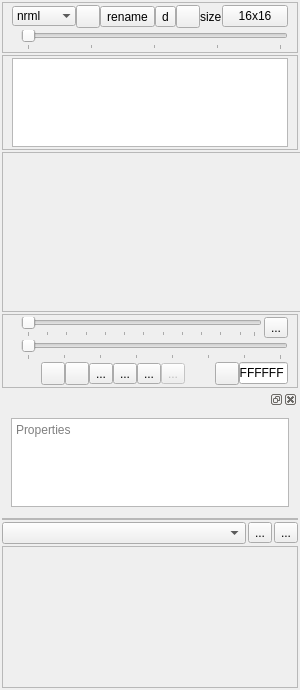
<?xml version="1.0" encoding="UTF-8"?>
<ui version="4.0">
 <class>PartToolsWidget</class>
 <widget class="QWidget" name="PartToolsWidget">
  <property name="geometry">
   <rect>
    <x>0</x>
    <y>0</y>
    <width>300</width>
    <height>690</height>
   </rect>
  </property>
  <property name="sizePolicy">
   <sizepolicy hsizetype="Minimum" vsizetype="Preferred">
    <horstretch>0</horstretch>
    <verstretch>0</verstretch>
   </sizepolicy>
  </property>
  <property name="minimumSize">
   <size>
    <width>300</width>
    <height>0</height>
   </size>
  </property>
  <property name="maximumSize">
   <size>
    <width>512</width>
    <height>16777215</height>
   </size>
  </property>
  <property name="windowTitle">
   <string>Form</string>
  </property>
  <layout class="QVBoxLayout" name="verticalLayout_5">
   <property name="spacing">
    <number>2</number>
   </property>
   <property name="leftMargin">
    <number>2</number>
   </property>
   <property name="topMargin">
    <number>2</number>
   </property>
   <property name="rightMargin">
    <number>2</number>
   </property>
   <property name="bottomMargin">
    <number>2</number>
   </property>
   <item>
    <widget class="QFrame" name="frame">
     <property name="frameShape">
      <enum>QFrame::StyledPanel</enum>
     </property>
     <layout class="QVBoxLayout" name="verticalLayout">
      <property name="spacing">
       <number>2</number>
      </property>
      <property name="topMargin">
       <number>2</number>
      </property>
      <property name="bottomMargin">
       <number>2</number>
      </property>
      <item>
       <layout class="QHBoxLayout" name="horizontalLayout">
        <property name="spacing">
         <number>0</number>
        </property>
        <item>
         <spacer name="horizontalSpacer_4">
          <property name="orientation">
           <enum>Qt::Horizontal</enum>
          </property>
          <property name="sizeHint" stdset="0">
           <size>
            <width>40</width>
            <height>20</height>
           </size>
          </property>
         </spacer>
        </item>
        <item>
         <widget class="QComboBox" name="comboBoxModes">
          <property name="minimumSize">
           <size>
            <width>64</width>
            <height>0</height>
           </size>
          </property>
          <property name="layoutDirection">
           <enum>Qt::LeftToRight</enum>
          </property>
          <property name="editable">
           <bool>false</bool>
          </property>
          <property name="maxVisibleItems">
           <number>16</number>
          </property>
          <property name="sizeAdjustPolicy">
           <enum>QComboBox::AdjustToContents</enum>
          </property>
          <property name="minimumContentsLength">
           <number>0</number>
          </property>
          <property name="frame">
           <bool>false</bool>
          </property>
          <item>
           <property name="text">
            <string>nrml</string>
           </property>
          </item>
          <item>
           <property name="text">
            <string>wlkr</string>
           </property>
          </item>
          <item>
           <property name="text">
            <string>facr</string>
           </property>
          </item>
         </widget>
        </item>
        <item>
         <widget class="QToolButton" name="toolButtonAddMode">
          <property name="maximumSize">
           <size>
            <width>32</width>
            <height>16777215</height>
           </size>
          </property>
          <property name="toolTip">
           <string>Add New Mode</string>
          </property>
          <property name="text">
           <string/>
          </property>
          <property name="icon">
           <iconset resource="../icons.qrc">
            <normaloff>:/icons/cc_white/png/round_plus_icon&amp;16.png</normaloff>:/icons/cc_white/png/round_plus_icon&amp;16.png</iconset>
          </property>
         </widget>
        </item>
        <item>
         <widget class="QToolButton" name="toolButtonRenameMode">
          <property name="toolTip">
           <string>Rename Mode</string>
          </property>
          <property name="text">
           <string>rename</string>
          </property>
          <property name="icon">
           <iconset resource="../icons.qrc">
            <normaloff>:/icons/cc_white/png/align_just_icon&amp;16.png</normaloff>:/icons/cc_white/png/align_just_icon&amp;16.png</iconset>
          </property>
         </widget>
        </item>
        <item>
         <widget class="QToolButton" name="toolButtonCopyMode">
          <property name="maximumSize">
           <size>
            <width>32</width>
            <height>16777215</height>
           </size>
          </property>
          <property name="toolTip">
           <string>Copy Mode</string>
          </property>
          <property name="text">
           <string>d</string>
          </property>
          <property name="icon">
           <iconset resource="../icons.qrc">
            <normaloff>:/icons/cc_white/png/clipboard_copy_icon&amp;16.png</normaloff>:/icons/cc_white/png/clipboard_copy_icon&amp;16.png</iconset>
          </property>
         </widget>
        </item>
        <item>
         <widget class="QToolButton" name="toolButtonDeleteMode">
          <property name="maximumSize">
           <size>
            <width>32</width>
            <height>16777215</height>
           </size>
          </property>
          <property name="toolTip">
           <string>Delete Mode</string>
          </property>
          <property name="text">
           <string/>
          </property>
          <property name="icon">
           <iconset resource="../icons.qrc">
            <normaloff>:/icons/cc_white/png/trash_icon&amp;16.png</normaloff>:/icons/cc_white/png/trash_icon&amp;16.png</iconset>
          </property>
         </widget>
        </item>
        <item>
         <widget class="QLabel" name="label_3">
          <property name="text">
           <string>size</string>
          </property>
         </widget>
        </item>
        <item>
         <widget class="QPushButton" name="pushButtonModeSize">
          <property name="text">
           <string>16x16</string>
          </property>
          <property name="flat">
           <bool>false</bool>
          </property>
         </widget>
        </item>
       </layout>
      </item>
      <item>
       <layout class="QHBoxLayout" name="horizontalLayout_7">
        <property name="bottomMargin">
         <number>0</number>
        </property>
        <item>
         <widget class="QLabel" name="label_7">
          <property name="text">
           <string/>
          </property>
          <property name="pixmap">
           <pixmap resource="../icons.qrc">:/icon/icons/draw.png</pixmap>
          </property>
         </widget>
        </item>
        <item>
         <widget class="QSlider" name="hSliderNumPivots">
          <property name="maximum">
           <number>4</number>
          </property>
          <property name="pageStep">
           <number>2</number>
          </property>
          <property name="orientation">
           <enum>Qt::Horizontal</enum>
          </property>
          <property name="tickPosition">
           <enum>QSlider::TicksBelow</enum>
          </property>
         </widget>
        </item>
       </layout>
      </item>
     </layout>
    </widget>
   </item>
   <item>
    <widget class="QFrame" name="frame_3">
     <property name="frameShape">
      <enum>QFrame::StyledPanel</enum>
     </property>
     <property name="frameShadow">
      <enum>QFrame::Raised</enum>
     </property>
     <layout class="QVBoxLayout" name="verticalLayout_7">
      <property name="topMargin">
       <number>2</number>
      </property>
      <property name="bottomMargin">
       <number>2</number>
      </property>
      <item>
       <widget class="QTreeView" name="layerListView">
        <property name="dragDropOverwriteMode">
         <bool>false</bool>
        </property>
        <property name="dragDropMode">
         <enum>QAbstractItemView::InternalMove</enum>
        </property>
        <property name="defaultDropAction">
         <enum>Qt::MoveAction</enum>
        </property>
        <property name="alternatingRowColors">
         <bool>false</bool>
        </property>
        <property name="indentation">
         <number>0</number>
        </property>
        <property name="rootIsDecorated">
         <bool>false</bool>
        </property>
        <property name="uniformRowHeights">
         <bool>true</bool>
        </property>
        <property name="itemsExpandable">
         <bool>false</bool>
        </property>
        <property name="animated">
         <bool>false</bool>
        </property>
        <property name="allColumnsShowFocus">
         <bool>true</bool>
        </property>
        <property name="expandsOnDoubleClick">
         <bool>false</bool>
        </property>
        <attribute name="headerVisible">
         <bool>false</bool>
        </attribute>
       </widget>
      </item>
     </layout>
    </widget>
   </item>
   <item>
    <widget class="AnimatorWidget" name="animatorWidget">
     <property name="minimumSize">
      <size>
       <width>300</width>
       <height>160</height>
      </size>
     </property>
     <property name="frameShape">
      <enum>QFrame::StyledPanel</enum>
     </property>
     <layout class="QVBoxLayout" name="verticalLayout_2"/>
    </widget>
   </item>
   <item>
    <widget class="QFrame" name="frameDraw">
     <property name="frameShape">
      <enum>QFrame::StyledPanel</enum>
     </property>
     <layout class="QVBoxLayout" name="verticalLayout_4">
      <property name="spacing">
       <number>2</number>
      </property>
      <property name="topMargin">
       <number>2</number>
      </property>
      <property name="bottomMargin">
       <number>2</number>
      </property>
      <item>
       <layout class="QHBoxLayout" name="horizontalLayout_11">
        <property name="spacing">
         <number>2</number>
        </property>
        <property name="bottomMargin">
         <number>0</number>
        </property>
        <item>
         <widget class="QLabel" name="label">
          <property name="text">
           <string/>
          </property>
          <property name="pixmap">
           <pixmap resource="../icons.qrc">:/icons/cc_white/png/zoom_icon&amp;16.png</pixmap>
          </property>
          <property name="buddy">
           <cstring>frameDraw</cstring>
          </property>
         </widget>
        </item>
        <item>
         <widget class="QSlider" name="hSliderZoom">
          <property name="minimumSize">
           <size>
            <width>0</width>
            <height>0</height>
           </size>
          </property>
          <property name="minimum">
           <number>1</number>
          </property>
          <property name="maximum">
           <number>48</number>
          </property>
          <property name="pageStep">
           <number>2</number>
          </property>
          <property name="orientation">
           <enum>Qt::Horizontal</enum>
          </property>
          <property name="invertedAppearance">
           <bool>false</bool>
          </property>
          <property name="invertedControls">
           <bool>false</bool>
          </property>
          <property name="tickPosition">
           <enum>QSlider::TicksBelow</enum>
          </property>
          <property name="tickInterval">
           <number>4</number>
          </property>
         </widget>
        </item>
        <item>
         <widget class="QToolButton" name="toolButtonFitToWindow">
          <property name="enabled">
           <bool>true</bool>
          </property>
          <property name="toolTip">
           <string>Fit To Window</string>
          </property>
          <property name="text">
           <string>...</string>
          </property>
          <property name="icon">
           <iconset resource="../icons.qrc">
            <normaloff>:/icons/cc_white/png/expand_icon&amp;16.png</normaloff>:/icons/cc_white/png/expand_icon&amp;16.png</iconset>
          </property>
         </widget>
        </item>
       </layout>
      </item>
      <item>
       <layout class="QHBoxLayout" name="horizontalLayout_12">
        <property name="spacing">
         <number>2</number>
        </property>
        <property name="bottomMargin">
         <number>0</number>
        </property>
        <item>
         <widget class="QLabel" name="label_8">
          <property name="text">
           <string/>
          </property>
          <property name="pixmap">
           <pixmap resource="../icons.qrc">:/icons/cc_white/png/brush_icon&amp;16.png</pixmap>
          </property>
         </widget>
        </item>
        <item>
         <widget class="QSlider" name="hSliderPenSize">
          <property name="minimum">
           <number>1</number>
          </property>
          <property name="maximum">
           <number>8</number>
          </property>
          <property name="pageStep">
           <number>1</number>
          </property>
          <property name="orientation">
           <enum>Qt::Horizontal</enum>
          </property>
          <property name="tickPosition">
           <enum>QSlider::TicksBelow</enum>
          </property>
          <property name="tickInterval">
           <number>1</number>
          </property>
         </widget>
        </item>
       </layout>
      </item>
      <item>
       <layout class="QHBoxLayout" name="horizontalLayout_10">
        <property name="spacing">
         <number>0</number>
        </property>
        <property name="bottomMargin">
         <number>0</number>
        </property>
        <item>
         <spacer name="horizontalSpacer_2">
          <property name="orientation">
           <enum>Qt::Horizontal</enum>
          </property>
          <property name="sizeHint" stdset="0">
           <size>
            <width>40</width>
            <height>20</height>
           </size>
          </property>
         </spacer>
        </item>
        <item>
         <widget class="QToolButton" name="toolButtonDraw">
          <property name="toolTip">
           <string>Draw</string>
          </property>
          <property name="text">
           <string/>
          </property>
          <property name="icon">
           <iconset resource="../icons.qrc">
            <normaloff>:/icons/cc_white/png/pencil_icon&amp;16.png</normaloff>:/icons/cc_white/png/pencil_icon&amp;16.png</iconset>
          </property>
          <property name="checkable">
           <bool>true</bool>
          </property>
          <property name="autoRepeatInterval">
           <number>102</number>
          </property>
         </widget>
        </item>
        <item>
         <widget class="QToolButton" name="toolButtonErase">
          <property name="toolTip">
           <string>Erase</string>
          </property>
          <property name="text">
           <string/>
          </property>
          <property name="icon">
           <iconset resource="../icons.qrc">
            <normaloff>:/icons/cc_white/png/pencil_icon&amp;16.png</normaloff>:/icons/cc_white/png/pencil_icon&amp;16.png</iconset>
          </property>
          <property name="checkable">
           <bool>true</bool>
          </property>
         </widget>
        </item>
        <item>
         <widget class="QToolButton" name="toolButtonPickColour">
          <property name="toolTip">
           <string>Pick Colour</string>
          </property>
          <property name="text">
           <string>...</string>
          </property>
          <property name="icon">
           <iconset resource="../icons.qrc">
            <normaloff>:/icons/cc_white/png/eye_icon&amp;16.png</normaloff>:/icons/cc_white/png/eye_icon&amp;16.png</iconset>
          </property>
         </widget>
        </item>
        <item>
         <widget class="QToolButton" name="toolButtonCopy">
          <property name="text">
           <string>...</string>
          </property>
          <property name="icon">
           <iconset resource="../icons.qrc">
            <normaloff>:/icons/cc_white/png/clipboard_cut_icon&amp;16.png</normaloff>:/icons/cc_white/png/clipboard_cut_icon&amp;16.png</iconset>
          </property>
         </widget>
        </item>
        <item>
         <widget class="QToolButton" name="toolButtonStamp">
          <property name="toolTip">
           <string>Stamp</string>
          </property>
          <property name="text">
           <string>...</string>
          </property>
          <property name="icon">
           <iconset resource="../icons.qrc">
            <normaloff>:/icons/cc_white/png/clipboard_past_icon&amp;16.png</normaloff>:/icons/cc_white/png/clipboard_past_icon&amp;16.png</iconset>
          </property>
          <property name="checkable">
           <bool>true</bool>
          </property>
          <property name="arrowType">
           <enum>Qt::NoArrow</enum>
          </property>
         </widget>
        </item>
        <item>
         <widget class="QToolButton" name="toolButtonFill">
          <property name="enabled">
           <bool>false</bool>
          </property>
          <property name="toolTip">
           <string>fill (not available yet)</string>
          </property>
          <property name="text">
           <string>...</string>
          </property>
          <property name="icon">
           <iconset resource="../icons.qrc">
            <normaloff>:/icons/cc_white/png/fill_icon&amp;16.png</normaloff>:/icons/cc_white/png/fill_icon&amp;16.png</iconset>
          </property>
         </widget>
        </item>
        <item>
         <spacer name="horizontalSpacer_3">
          <property name="orientation">
           <enum>Qt::Horizontal</enum>
          </property>
          <property name="sizeHint" stdset="0">
           <size>
            <width>40</width>
            <height>20</height>
           </size>
          </property>
         </spacer>
        </item>
        <item>
         <widget class="QToolButton" name="toolButtonColour">
          <property name="toolTip">
           <string>Change Colour</string>
          </property>
          <property name="text">
           <string/>
          </property>
          <property name="autoRaise">
           <bool>false</bool>
          </property>
         </widget>
        </item>
        <item>
         <widget class="QLineEdit" name="lineEditColour">
          <property name="maximumSize">
           <size>
            <width>60</width>
            <height>16777215</height>
           </size>
          </property>
          <property name="text">
           <string>#FFFFFF</string>
          </property>
          <property name="maxLength">
           <number>8</number>
          </property>
         </widget>
        </item>
       </layout>
      </item>
     </layout>
    </widget>
   </item>
   <item>
    <widget class="QDockWidget" name="dockWidget">
     <property name="floating">
      <bool>false</bool>
     </property>
     <widget class="QWidget" name="dockWidgetContents">
      <layout class="QVBoxLayout" name="verticalLayout_6">
       <item>
        <widget class="QPlainTextEdit" name="textEditProperties">
         <property name="placeholderText">
          <string>Properties</string>
         </property>
        </widget>
       </item>
      </layout>
     </widget>
    </widget>
   </item>
   <item>
    <widget class="QFrame" name="frame_2">
     <property name="frameShape">
      <enum>QFrame::StyledPanel</enum>
     </property>
     <property name="frameShadow">
      <enum>QFrame::Plain</enum>
     </property>
     <layout class="QVBoxLayout" name="verticalLayout_3">
      <property name="leftMargin">
       <number>0</number>
      </property>
      <property name="topMargin">
       <number>0</number>
      </property>
      <property name="rightMargin">
       <number>0</number>
      </property>
      <property name="bottomMargin">
       <number>0</number>
      </property>
     </layout>
    </widget>
   </item>
   <item>
    <layout class="QHBoxLayout" name="horizontalLayout_14">
     <property name="bottomMargin">
      <number>0</number>
     </property>
     <item>
      <widget class="QComboBox" name="comboBoxPalette"/>
     </item>
     <item>
      <widget class="QToolButton" name="toolButtonAddPalette">
       <property name="text">
        <string>...</string>
       </property>
       <property name="icon">
        <iconset resource="../icons.qrc">
         <normaloff>:/icons/cc_white/png/doc_new_icon&amp;16.png</normaloff>:/icons/cc_white/png/doc_new_icon&amp;16.png</iconset>
       </property>
      </widget>
     </item>
     <item>
      <widget class="QToolButton" name="toolButtonDeletePalette">
       <property name="text">
        <string>...</string>
       </property>
       <property name="icon">
        <iconset resource="../icons.qrc">
         <normaloff>:/icons/cc_white/png/doc_delete_icon&amp;16.png</normaloff>:/icons/cc_white/png/doc_delete_icon&amp;16.png</iconset>
       </property>
      </widget>
     </item>
    </layout>
   </item>
   <item>
    <widget class="QFrame" name="frame">
     <property name="frameShape">
      <enum>QFrame::StyledPanel</enum>
     </property>
     <layout class="QHBoxLayout" name="horizontalLayout_6">
      <property name="leftMargin">
       <number>0</number>
      </property>
      <property name="topMargin">
       <number>0</number>
      </property>
      <property name="rightMargin">
       <number>0</number>
      </property>
      <property name="bottomMargin">
       <number>0</number>
      </property>
      <item>
       <widget class="PaletteView" name="paletteView" native="true">
        <property name="enabled">
         <bool>true</bool>
        </property>
        <property name="sizePolicy">
         <sizepolicy hsizetype="Expanding" vsizetype="Expanding">
          <horstretch>0</horstretch>
          <verstretch>0</verstretch>
         </sizepolicy>
        </property>
        <property name="minimumSize">
         <size>
          <width>100</width>
          <height>140</height>
         </size>
        </property>
       </widget>
      </item>
     </layout>
    </widget>
   </item>
   <item>
    <spacer name="verticalSpacer">
     <property name="orientation">
      <enum>Qt::Vertical</enum>
     </property>
     <property name="sizeHint" stdset="0">
      <size>
       <width>0</width>
       <height>40</height>
      </size>
     </property>
    </spacer>
   </item>
  </layout>
  <action name="actionDraw">
   <property name="checkable">
    <bool>true</bool>
   </property>
   <property name="icon">
    <iconset resource="../icons.qrc">
     <normaloff>:/icons/cc_white/png/pencil_icon&amp;16.png</normaloff>:/icons/cc_white/png/pencil_icon&amp;16.png</iconset>
   </property>
   <property name="text">
    <string>draw</string>
   </property>
   <property name="shortcut">
    <string>N</string>
   </property>
  </action>
  <action name="actionErase">
   <property name="checkable">
    <bool>true</bool>
   </property>
   <property name="icon">
    <iconset resource="../icons.qrc">
     <normaloff>:/icons/cc_white/png/pencil_icon&amp;16.png</normaloff>:/icons/cc_white/png/pencil_icon&amp;16.png</iconset>
   </property>
   <property name="text">
    <string>erase</string>
   </property>
   <property name="shortcut">
    <string>Shift+E</string>
   </property>
  </action>
  <action name="actionPickColour">
   <property name="checkable">
    <bool>true</bool>
   </property>
   <property name="icon">
    <iconset resource="../icons.qrc">
     <normaloff>:/icons/cc_white/png/eye_icon&amp;16.png</normaloff>:/icons/cc_white/png/eye_icon&amp;16.png</iconset>
   </property>
   <property name="text">
    <string>pick colour</string>
   </property>
  </action>
  <action name="actionStamp">
   <property name="checkable">
    <bool>true</bool>
   </property>
   <property name="icon">
    <iconset resource="../icons.qrc">
     <normaloff>:/icon/icons/stamp-2.png</normaloff>:/icon/icons/stamp-2.png</iconset>
   </property>
   <property name="text">
    <string>stamp</string>
   </property>
   <property name="toolTip">
    <string>stamp</string>
   </property>
   <property name="shortcut">
    <string>Ctrl+V</string>
   </property>
  </action>
  <action name="actionCopy">
   <property name="checkable">
    <bool>true</bool>
   </property>
   <property name="icon">
    <iconset resource="../icons.qrc">
     <normaloff>:/icon/icons/stamp.png</normaloff>:/icon/icons/stamp.png</iconset>
   </property>
   <property name="text">
    <string>copy</string>
   </property>
   <property name="toolTip">
    <string>copy</string>
   </property>
   <property name="shortcut">
    <string>Ctrl+C</string>
   </property>
  </action>
  <action name="actionFill">
   <property name="checkable">
    <bool>true</bool>
   </property>
   <property name="icon">
    <iconset resource="../icons.qrc">
     <normaloff>:/icons/cc_white/png/fill_icon&amp;16.png</normaloff>:/icons/cc_white/png/fill_icon&amp;16.png</iconset>
   </property>
   <property name="text">
    <string>fill</string>
   </property>
   <property name="toolTip">
    <string>fill</string>
   </property>
   <property name="shortcut">
    <string>F</string>
   </property>
  </action>
 </widget>
 <customwidgets>
  <customwidget>
   <class>PaletteView</class>
   <extends>QWidget</extends>
   <header>paletteview.h</header>
   <container>1</container>
  </customwidget>
  <customwidget>
   <class>AnimatorWidget</class>
   <extends>QFrame</extends>
   <header location="global">animatorwidget.h</header>
   <container>1</container>
  </customwidget>
 </customwidgets>
 <resources>
  <include location="../icons.qrc"/>
 </resources>
 <connections/>
</ui>
